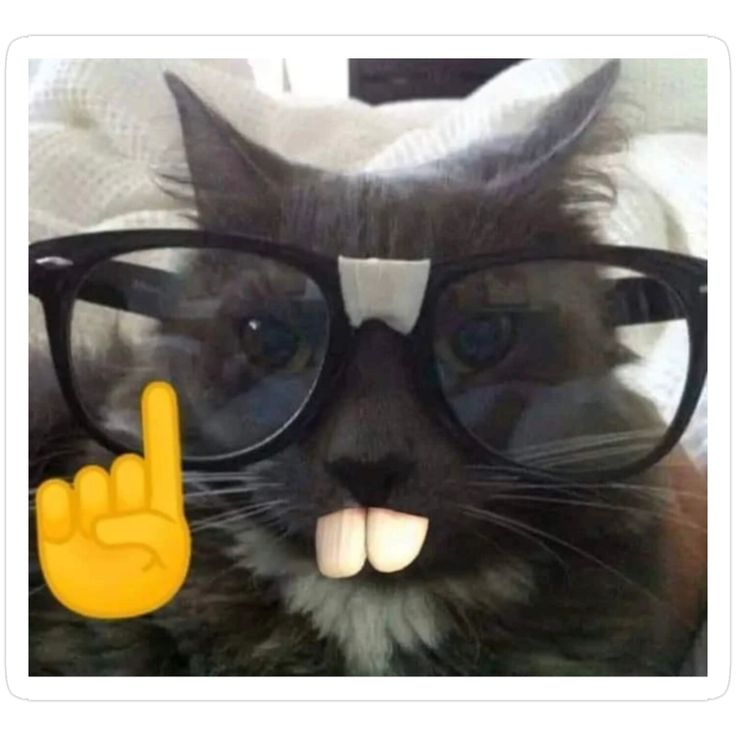
#> input picture imagenes/gato_nerd.jpg, 736 x 736 px, found by its file name
$ python Clase_3_Imagenes.py
#> lines starting #> are read from the running program, lines starting #| are printed output that depends on the picture
import numpy as np
import matplotlib.pyplot as plt #para imagenes

img = np.array(plt.imread('imagenes/gato_nerd.jpg')) #leer la imagen
#> img is the input picture: shape (736, 736, 3); mean R, G, B 137.7, 132.6, 123.2
print(img) #imagen matricial
#> (printed output is left out)
print(img.shape) #tamano imagen
#| (736, 736, 3)

plt.subplot(2, 2, 1) #lienzo que quiero generar, (filas, columnas, posicion de la imagen)
plt.imshow(img)
plt.axis('off') #para quitar las medidas de visualizacion
plt.title("Imagen original")

'''CAPA ROJA'''
plt.subplot(2,2,2)
imgR = np.copy(img)
imgR[:,:,1] = 0 #Cancelar capa verde
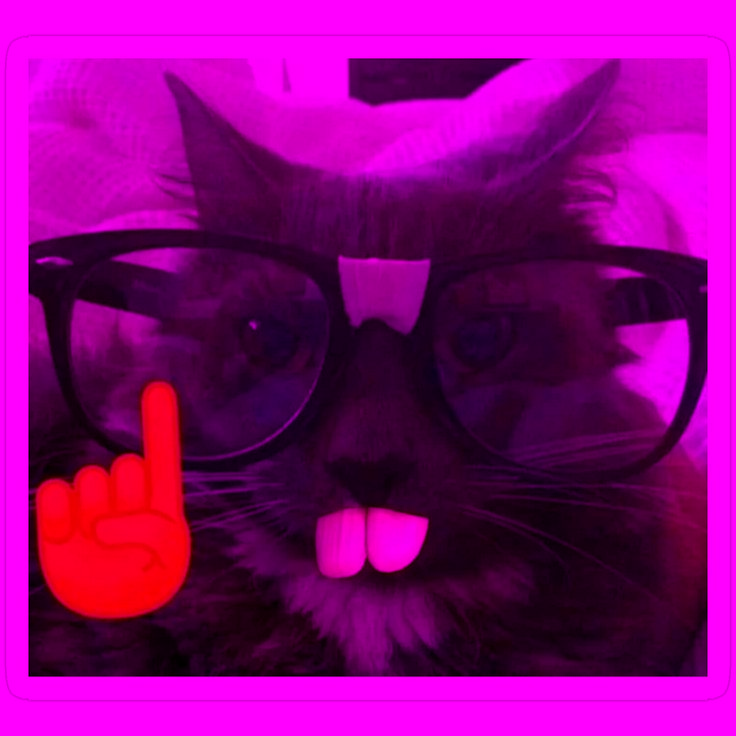
#> imgR: shape (736, 736, 3); mean R, G, B 137.7, 0, 123.2
imgR[:,:,2] = 0 #Cancelar capa azul
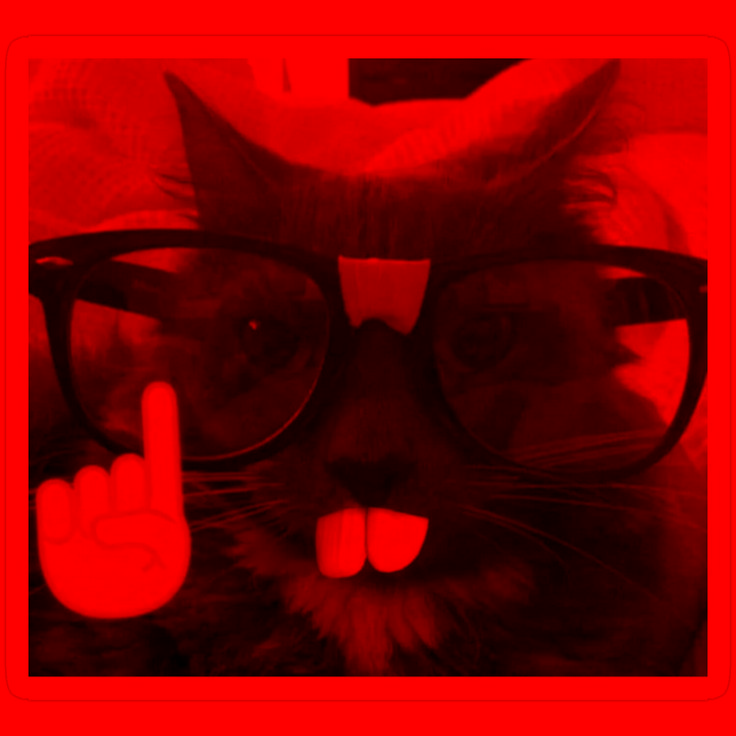
#> imgR: shape (736, 736, 3); mean R, G, B 137.7, 0, 0
plt.imshow(imgR)
plt.axis('off') #para quitar las medidas de visualizacion
plt.title("Capa roja")

'''CAPA VERDE'''
plt.subplot(2,2,3)
imgG = np.copy(img)
imgG[:,:,0] = 0 #Cancelar capa roja
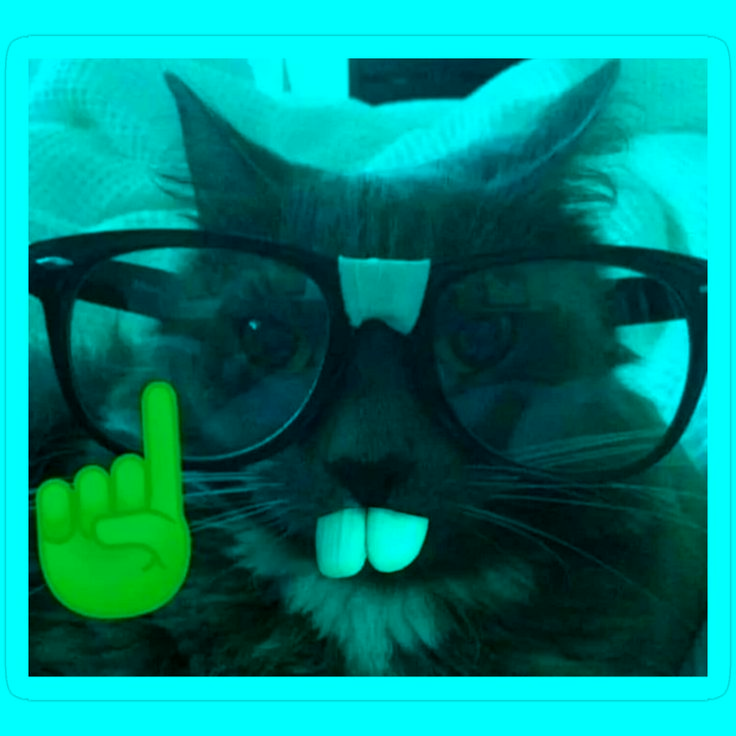
#> imgG: shape (736, 736, 3); mean R, G, B 0, 132.6, 123.2
imgG[:,:,2] = 0 #Cancelar capa azul
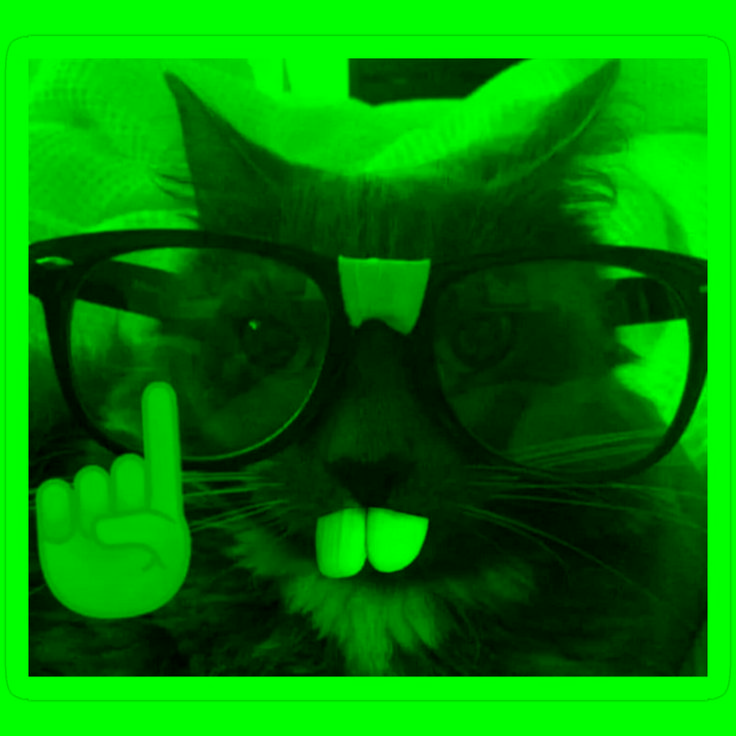
#> imgG: shape (736, 736, 3); mean R, G, B 0, 132.6, 0
plt.imshow(imgG)
plt.axis('off') #para quitar las medidas de visualizacion
plt.title("Capa verde")

'''CAPA AZUL'''
plt.subplot(2,2,4)
imgB = np.copy(img)
imgB[:,:,0] = 0 #Cancelar capa roja
imgB[:,:,1] = 0 #Cancelar capa verde
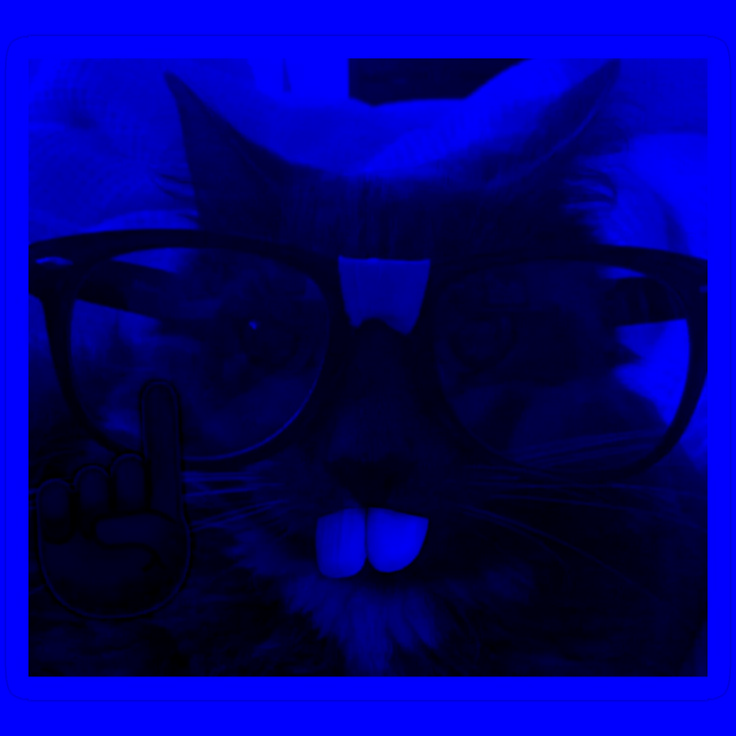
#> imgB: shape (736, 736, 3); mean R, G, B 0, 0, 123.2
plt.imshow(imgB)
plt.axis('off') #para quitar las medidas de visualizacion
plt.title("Capa azul")
plt.show() #SOLO DEBE MOSTRARSE UNA VEZ AL FINAL

#------------

'''CAPA CYAN'''
plt.subplot(1,3,1)
imgC = np.copy(img)
imgC[:,:,0] = 0 #Cancelar capa roja
plt.imshow(imgC)
plt.axis('off') #para quitar las medidas de visualizacion
plt.title("Capa Cian")

'''CAPA MAGENTA'''
plt.subplot(1,3,2)
imgM = np.copy(img)
imgM[:,:,1] = 0 #Cancelar capa verde
plt.imshow(imgM)
plt.axis('off') #para quitar las medidas de visualizacion
plt.title("Capa Magenta")

'''CAPA AMARILLA'''
plt.subplot(1,3,3)
imgY = np.copy(img)
imgY[:,:,2] = 0 #Cancelar capa azul
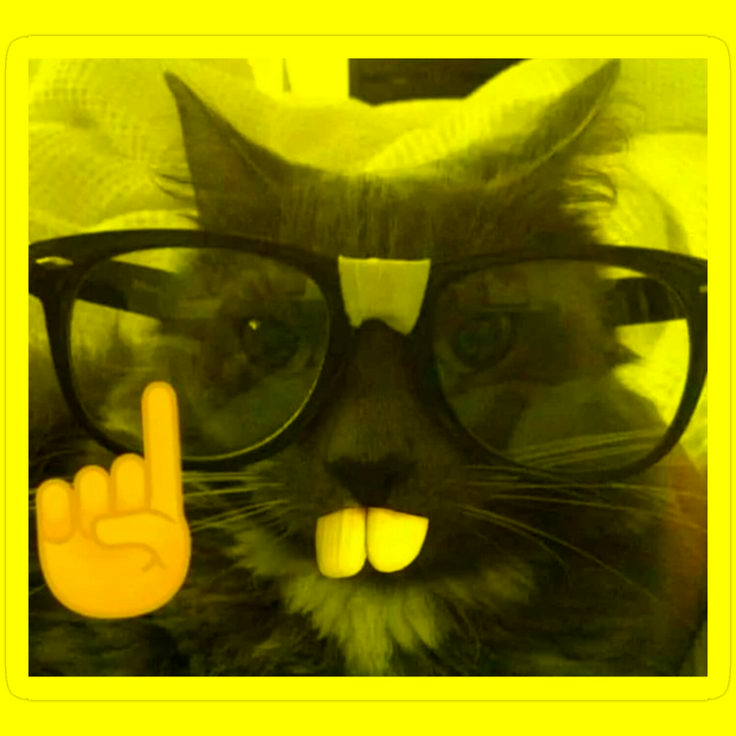
#> imgY: shape (736, 736, 3); mean R, G, B 137.7, 132.6, 0
plt.imshow(imgY)
plt.axis('off') #para quitar las medidas de visualizacion
plt.title("Capa amarilla")
plt.show()
